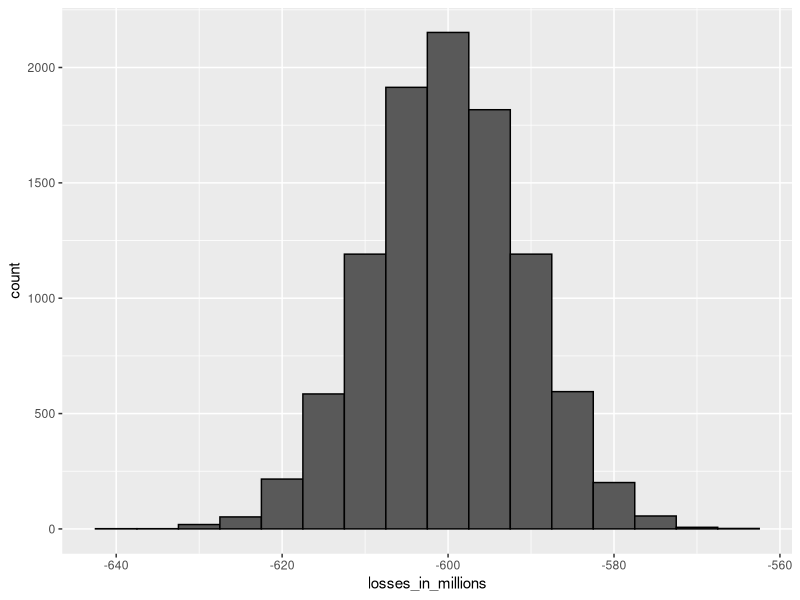

Here is the R script that generated this plot:
#!/usr/bin/env Rscript
suppressPackageStartupMessages(library(tidyverse))
print("Create a random variable S with the earnings of your bank if you give out 10,000 loans, the default rate is 0.3, and you lose $200,000 in each foreclosure.")
n <- 10000
loss_per_foreclosure <- -200000
# probability of default
p <- 0.3
loan.amt <- 180000
defaults <- sample( c(0,1), n, prob=c(1-p, p), replace = TRUE)
S <- sum(defaults * loss_per_foreclosure)
S / 10^6

print("Run a Monte Carlo simulation with 10,000 outcomes for S. Make a histogram of the results.")
B <- 10000
losses <- replicate(B, {
    defaults <- sample( c(0,1), n, prob=c(1-p, p), replace = TRUE) 
  sum(defaults * loss_per_foreclosure)
})
data.frame(losses_in_millions=losses/10^6) %>% 
  ggplot(aes(losses_in_millions)) + 
  geom_histogram(color="black", binwidth = 5)

print("What is the expected value of S (in millions)?")
mu <- n * (loss_per_foreclosure * p + 0 * (1-p))
mu / 10^6

print("What is the standard error of S (in millions)?")
se <- sqrt(n * p * (1 - p)) * abs(loss_per_foreclosure)
se / 10^6

print("Suppose we give out loans for $180,000. What should the interest rate be so that our expected value is 0?")

print("(Harder) What should the interest rate be so that the chance of losing money is 1 in 20? In math notation, what should the interest rate be so that Pr( S < 0 ) =0.05")
